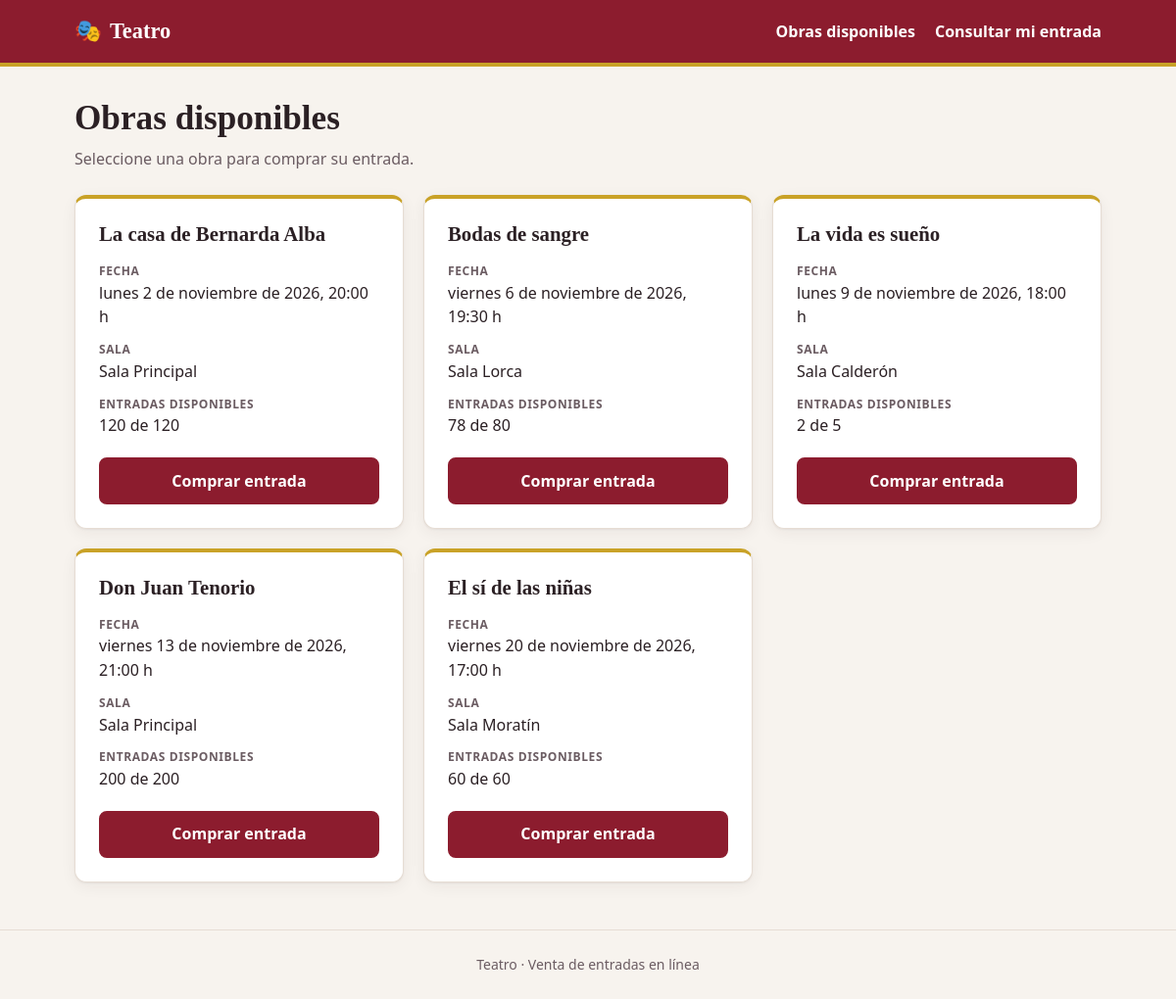
The page / on the database its author committed.
### tables this page shows
CREATE TABLE `OBRA` (
    `cod_obra`    INT UNSIGNED      NOT NULL AUTO_INCREMENT,
    `nombre`      VARCHAR(150)      NOT NULL,
    `fecha_obra`  DATETIME          NOT NULL COMMENT 'Fecha y hora de la función',
    `aforo`       SMALLINT UNSIGNED NOT NULL COMMENT 'Capacidad total de la sala para la función',
    `disponibles` SMALLINT UNSIGNED NOT NULL COMMENT 'Entradas que quedan por vender',
    `sala`        VARCHAR(50)       NOT NULL,
    PRIMARY KEY (`cod_obra`),
    KEY `idx_obra_fecha_disponibles` (`fecha_obra`, `disponibles`),
    CONSTRAINT `chk_obra_nombre`      CHECK (CHAR_LENGTH(TRIM(`nombre`)) > 0),
    CONSTRAINT `chk_obra_aforo`       CHECK (`aforo` > 0),
    CONSTRAINT `chk_obra_disponibles` CHECK (`disponibles` <= `aforo`)
);

### includes/helpers.php (called while the page is built, shortened)
<?php
function e($valor): string
{
    return htmlspecialchars((string) $valor, ENT_QUOTES | ENT_SUBSTITUTE, 'UTF-8');
}
function url(string $ruta = ''): string
{
    static $base = null;
    if ($base === null) {
        $directorio = str_replace('\\', '/', dirname($_SERVER['SCRIPT_NAME'] ?? '/'));
        $base = rtrim($directorio, '/') . '/';
    }
    return $base . ltrim($ruta, '/');
}
function formatear_fecha(string $fechaHora): string
{
    $fecha = DateTimeImmutable::createFromFormat('Y-m-d H:i:s', $fechaHora);
    $dias = ['domingo', 'lunes', 'martes', 'miércoles', 'jueves', 'viernes', 'sábado'];
    $meses = [
        1 => 'enero', 'febrero', 'marzo', 'abril', 'mayo', 'junio',
        'julio', 'agosto', 'septiembre', 'octubre', 'noviembre', 'diciembre',
    ];
    return sprintf(
        '%s %d de %s de %d, %s h',
        $dias[(int) $fecha->format('w')],
        (int) $fecha->format('j'),
        $meses[(int) $fecha->format('n')],
        (int) $fecha->format('Y'),
        $fecha->format('H:i')
    );
}
function fecha_iso(string $fechaHora): string
{
    return str_replace(' ', 'T', $fechaHora);
}

### includes/db.php (called while the page is built, shortened)
<?php
function db(): PDO
{
    static $pdo = null;
    if ($pdo === null) {
        $cfg = config()['db'];
        $dsn = sprintf(
            'mysql:host=%s;port=%d;dbname=%s;charset=utf8mb4',
            $cfg['host'],
            $cfg['port'],
            $cfg['name']
        );
        $pdo = new PDO($dsn, $cfg['user'], $cfg['password'], [
            PDO::ATTR_ERRMODE            => PDO::ERRMODE_EXCEPTION,
            PDO::ATTR_DEFAULT_FETCH_MODE => PDO::FETCH_ASSOC,
            PDO::ATTR_EMULATE_PREPARES   => false,
        ]);
    }
    return $pdo;
}

### includes/obras.php (called while the page is built, shortened)
<?php
function tipar_obra(array $fila): array
{
    $fila['cod_obra'] = (int) $fila['cod_obra'];
    $fila['aforo'] = (int) $fila['aforo'];
    $fila['disponibles'] = (int) $fila['disponibles'];
    return $fila;
}
function obtener_obras_disponibles(PDO $pdo): array
{
    $sql = 'SELECT cod_obra, nombre, fecha_obra, aforo, disponibles, sala
              FROM OBRA
             WHERE disponibles > 0
               AND fecha_obra > NOW()
          ORDER BY fecha_obra ASC, nombre ASC';
    return array_map('tipar_obra', $pdo->query($sql)->fetchAll());
}

### index.php (the view, shortened to what this page needs)
<?php
$obras = obtener_obras_disponibles(db());
render_cabecera('Obras disponibles');
?>
<section class="encabezado-pagina">
    <h1>Obras disponibles</h1>
    <p>Seleccione una obra para comprar su entrada.</p>
</section>
<?php if ($obras === []): ?>
    <section class="tarjeta mensaje">
        <h2>No hay obras disponibles</h2>
        <p>En este momento no hay obras con entradas a la venta. Vuelva a consultar más adelante.</p>
    </section>
<?php else: ?>
    <ul class="cartelera">
        <?php foreach ($obras as $obra): ?>
            <li class="tarjeta obra">
                <h2 class="obra__nombre"><?= e($obra['nombre']) ?></h2>
                <dl class="obra__datos">
                    <div>
                        <dt>Fecha</dt>
                        <dd><time datetime="<?= e(fecha_iso($obra['fecha_obra'])) ?>"><?= e(formatear_fecha($obra['fecha_obra'])) ?></time></dd>
                    </div>
                    <div>
                        <dt>Sala</dt>
                        <dd><?= e($obra['sala']) ?></dd>
                    </div>
                    <div>
                        <dt>Entradas disponibles</dt>
                        <dd><?= e($obra['disponibles']) ?> de <?= e($obra['aforo']) ?></dd>
                    </div>
                </dl>
                <a class="boton obra__accion" href="<?= e(url('comprar.php?obra=' . $obra['cod_obra'])) ?>">
                    Comprar entrada<span class="solo-lectores"> para <?= e($obra['nombre']) ?></span>
                </a>
            </li>
        <?php endforeach; ?>
    </ul>
<?php endif; ?>
<?php
render_pie();

### includes/layout.php (shortened to what this page needs)
<?php
function render_cabecera(string $titulo): void
{
    ?>
<!DOCTYPE html>
<html lang="es">
<head>
    <link rel="stylesheet" href="<?= e(url('assets/css/estilos.css')) ?>">
</head>
<body>
    <header class="cabecera">
        <div class="contenedor cabecera__contenido">
            <a class="marca" href="<?= e(url('index.php')) ?>">
                <span class="marca__icono" aria-hidden="true">🎭</span>
                <span>Teatro</span>
            </a>
            <nav aria-label="Principal">
                <a class="cabecera__enlace" href="<?= e(url('index.php')) ?>">Obras disponibles</a>
                <a class="cabecera__enlace" href="<?= e(url('consultar.php')) ?>">Consultar mi entrada</a>
            </nav>
        </div>
    </header>
    <main class="contenedor principal" id="contenido">
    <?php
}
function render_pie(): void
{
    ?>
    </main>
    <footer class="pie">
        <div class="contenedor">
            <p>Teatro · Venta de entradas en línea</p>
        </div>
    </footer>
</body>
</html>
    <?php
}
    ?>

### assets/css/estilos.css (style rules this page uses)
:root { --color-fondo: #f7f3ee; --color-superficie: #ffffff; --color-texto: #2b2024; --color-texto-suave: #6b5c62; --color-borde: #e6ddd4; --color-primario: #8c1c2e; --color-primario-oscuro: #6d1423; --color-acento: #c9a227; --color-exito-fondo: #e8f5ec; --color-exito-texto: #1d6b3a; --color-error-fondo: #fdecec; --color-error-texto: #a1262f; --color-foco: #2563eb; --radio: 12px; --sombra: 0 1px 2px rgb(43 32 36 / 6%), 0 4px 16px rgb(43 32 36 / 6%); --fuente: system-ui, -apple-system, "Segoe UI", Roboto, "Helvetica Neue", Arial, sans-serif; --fuente-titulos: Georgia, "Times New Roman", serif; color-scheme: light; }
*, *::before, *::after { box-sizing: border-box; }
html { -webkit-text-size-adjust: 100%; }
body { margin: 0; min-height: 100vh; display: flex; flex-direction: column; font-family: var(--fuente); font-size: 1rem; line-height: 1.55; color: var(--color-texto); background: var(--color-fondo); }
h1, h2 { font-family: var(--fuente-titulos); line-height: 1.2; margin: 0 0 0.5rem; }
h1 { font-size: clamp(1.6rem, 4vw, 2.2rem); }
h2 { font-size: 1.3rem; }
p { margin: 0 0 1rem; }
a { color: var(--color-primario); }
.contenedor { width: 100%; max-width: 1080px; margin: 0 auto; padding: 0 16px; }
.cabecera { background: var(--color-primario); color: #fff; border-bottom: 4px solid var(--color-acento); }
.cabecera__contenido { display: flex; flex-wrap: wrap; align-items: center; justify-content: space-between; gap: 0.5rem 1.5rem; min-height: 64px; padding-top: 0.5rem; padding-bottom: 0.5rem; }
.cabecera nav { display: flex; flex-wrap: wrap; gap: 0.5rem 1.25rem; }
.marca { display: inline-flex; align-items: center; gap: 0.5rem; color: #fff; text-decoration: none; font-family: var(--fuente-titulos); font-size: 1.4rem; font-weight: 700; }
.cabecera__enlace { color: #fff; text-decoration: none; font-weight: 600; }
.principal { flex: 1; padding-top: 2rem; padding-bottom: 3rem; }
.pie { padding: 1.5rem 0; color: var(--color-texto-suave); font-size: 0.875rem; text-align: center; border-top: 1px solid var(--color-borde); }
.pie p { margin: 0; }
.encabezado-pagina { margin-bottom: 1.5rem; }
.encabezado-pagina p { color: var(--color-texto-suave); }
.tarjeta { background: var(--color-superficie); border: 1px solid var(--color-borde); border-radius: var(--radio); box-shadow: var(--sombra); padding: 1.5rem; }
.boton { display: inline-flex; align-items: center; justify-content: center; min-height: 44px; padding: 0.6rem 1.25rem; border: 2px solid var(--color-primario); border-radius: 8px; background: var(--color-primario); color: #fff; font: inherit; font-weight: 600; text-decoration: none; cursor: pointer; transition: background-color 0.15s ease; }
.cartelera { list-style: none; margin: 0; padding: 0; display: grid; grid-template-columns: repeat(auto-fill, minmax(min(100%, 300px), 1fr)); gap: 1.25rem; }
.obra { display: flex; flex-direction: column; border-top: 4px solid var(--color-acento); }
.obra__nombre { margin-bottom: 1rem; }
.obra__datos { margin: 0 0 1.25rem; display: grid; gap: 0.75rem; }
.obra__datos dt { font-size: 0.75rem; font-weight: 700; text-transform: uppercase; letter-spacing: 0.05em; color: var(--color-texto-suave); }
.obra__datos dd { margin: 0; }
.obra__accion { margin-top: auto; }

### rows shown on the page
obra: nombre "La casa de Bernarda Alba", fecha_obra "lunes 2 de noviembre de 2026, 20:00 h", sala "Sala Principal", disponibles "120", aforo "120"
obra: nombre "Bodas de sangre", fecha_obra "viernes 6 de noviembre de 2026, 19:30 h", sala "Sala Lorca", disponibles "78", aforo "80"
obra: nombre "La vida es sueño", fecha_obra "lunes 9 de noviembre de 2026, 18:00 h", sala "Sala Calderón", disponibles "2", aforo "5"
obra: nombre "Don Juan Tenorio", fecha_obra "viernes 13 de noviembre de 2026, 21:00 h", sala "Sala Principal", disponibles "200", aforo "200"
obra: nombre "El sí de las niñas", fecha_obra "viernes 20 de noviembre de 2026, 17:00 h", sala "Sala Moratín", disponibles "60", aforo "60"
